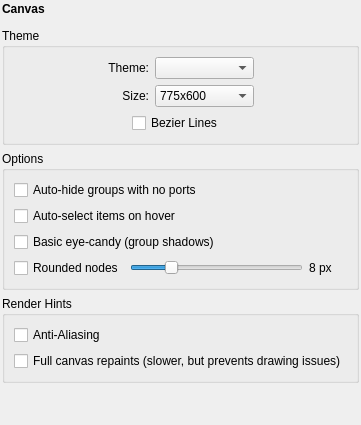
       <widget class="QWidget" name="page_canvas">
        <layout class="QVBoxLayout" name="verticalLayout_8">
         <property name="leftMargin">
          <number>2</number>
         </property>
         <property name="topMargin">
          <number>2</number>
         </property>
         <property name="rightMargin">
          <number>2</number>
         </property>
         <property name="bottomMargin">
          <number>2</number>
         </property>
         <item>
          <layout class="QHBoxLayout" name="horizontalLayout_10">
           <item>
            <widget class="QLabel" name="label_9">
             <property name="text">
              <string>&lt;b&gt;Canvas&lt;/b&gt;</string>
             </property>
             <property name="alignment">
              <set>Qt::AlignLeading|Qt::AlignLeft|Qt::AlignTop</set>
             </property>
            </widget>
           </item>
           <item>
            <spacer name="horizontalSpacer_5">
             <property name="orientation">
              <enum>Qt::Horizontal</enum>
             </property>
             <property name="sizeHint" stdset="0">
              <size>
               <width>40</width>
               <height>20</height>
              </size>
             </property>
            </spacer>
           </item>
           <item>
            <widget class="QLabel" name="label_10">
             <property name="maximumSize">
              <size>
               <width>48</width>
               <height>48</height>
              </size>
             </property>
             <property name="text">
              <string notr="true"/>
             </property>
             <property name="pixmap">
              <pixmap resource="../resources.qrc">:/scalable/canvas.svg</pixmap>
             </property>
             <property name="scaledContents">
              <bool>true</bool>
             </property>
             <property name="alignment">
              <set>Qt::AlignHCenter|Qt::AlignTop</set>
             </property>
            </widget>
           </item>
          </layout>
         </item>
         <item>
          <widget class="QGroupBox" name="group_canvas_theme">
           <property name="title">
            <string>Theme</string>
           </property>
           <layout class="QGridLayout" name="gridLayout_2">
            <item row="0" column="4">
             <spacer name="horizontalSpacer_6">
              <property name="orientation">
               <enum>Qt::Horizontal</enum>
              </property>
              <property name="sizeHint" stdset="0">
               <size>
                <width>40</width>
                <height>20</height>
               </size>
              </property>
             </spacer>
            </item>
            <item row="2" column="0" colspan="2">
             <spacer name="horizontalSpacer_8">
              <property name="orientation">
               <enum>Qt::Horizontal</enum>
              </property>
              <property name="sizeHint" stdset="0">
               <size>
                <width>80</width>
                <height>20</height>
               </size>
              </property>
             </spacer>
            </item>
            <item row="2" column="2" colspan="3">
             <widget class="QCheckBox" name="cb_canvas_bezier_lines">
              <property name="text">
               <string>Bezier Lines</string>
              </property>
             </widget>
            </item>
            <item row="0" column="3">
             <widget class="QComboBox" name="cb_canvas_theme"/>
            </item>
            <item row="0" column="1" colspan="2">
             <widget class="QLabel" name="label_canvas_theme">
              <property name="text">
               <string>Theme:</string>
              </property>
              <property name="alignment">
               <set>Qt::AlignRight|Qt::AlignTrailing|Qt::AlignVCenter</set>
              </property>
             </widget>
            </item>
            <item row="0" column="0">
             <spacer name="horizontalSpacer_7">
              <property name="orientation">
               <enum>Qt::Horizontal</enum>
              </property>
              <property name="sizeHint" stdset="0">
               <size>
                <width>40</width>
                <height>20</height>
               </size>
              </property>
             </spacer>
            </item>
            <item row="1" column="0">
             <spacer name="horizontalSpacer_15">
              <property name="orientation">
               <enum>Qt::Horizontal</enum>
              </property>
              <property name="sizeHint" stdset="0">
               <size>
                <width>40</width>
                <height>20</height>
               </size>
              </property>
             </spacer>
            </item>
            <item row="1" column="1" colspan="2">
             <widget class="QLabel" name="label_canvas_size">
              <property name="text">
               <string>Size:</string>
              </property>
              <property name="alignment">
               <set>Qt::AlignRight|Qt::AlignTrailing|Qt::AlignVCenter</set>
              </property>
             </widget>
            </item>
            <item row="1" column="3">
             <widget class="QComboBox" name="cb_canvas_size">
              <item>
               <property name="text">
                <string>775x600</string>
               </property>
              </item>
              <item>
               <property name="text">
                <string>1550x1200</string>
               </property>
              </item>
              <item>
               <property name="text">
                <string>3100x2400</string>
               </property>
              </item>
              <item>
               <property name="text">
                <string>4650x3600</string>
               </property>
              </item>
              <item>
               <property name="text">
                <string>6200x4800</string>
               </property>
              </item>
              <item>
               <property name="text">
                <string>12400x9600</string>
               </property>
              </item>
             </widget>
            </item>
            <item row="1" column="4">
             <spacer name="horizontalSpacer_16">
              <property name="orientation">
               <enum>Qt::Horizontal</enum>
              </property>
              <property name="sizeHint" stdset="0">
               <size>
                <width>40</width>
                <height>20</height>
               </size>
              </property>
             </spacer>
            </item>
           </layout>
          </widget>
         </item>
         <item>
          <widget class="QGroupBox" name="group_canvas_options">
           <property name="title">
            <string>Options</string>
           </property>
           <layout class="QVBoxLayout" name="verticalLayout_7">
            <item>
             <widget class="QCheckBox" name="cb_canvas_hide_groups">
              <property name="text">
               <string>Auto-hide groups with no ports</string>
              </property>
             </widget>
            </item>
            <item>
             <widget class="QCheckBox" name="cb_canvas_auto_select">
              <property name="text">
               <string>Auto-select items on hover</string>
              </property>
             </widget>
            </item>
            <item>
             <widget class="QCheckBox" name="cb_canvas_eyecandy">
              <property name="text">
               <string>Basic eye-candy (group shadows)</string>
              </property>
             </widget>
            </item>
            <item>
             <layout class="QHBoxLayout" name="horizontalLayout_canvas_rounded_nodes">
              <item>
               <widget class="QCheckBox" name="cb_canvas_rounded_nodes">
                <property name="text">
                 <string>Rounded nodes</string>
                </property>
               </widget>
              </item>
              <item>
               <widget class="QSlider" name="sl_canvas_node_radius">
                <property name="minimum">
                 <number>2</number>
                </property>
                <property name="maximum">
                 <number>30</number>
                </property>
                <property name="value">
                 <number>8</number>
                </property>
                <property name="orientation">
                 <enum>Qt::Horizontal</enum>
                </property>
               </widget>
              </item>
              <item>
               <widget class="QLabel" name="label_canvas_node_radius">
                <property name="minimumSize">
                 <size>
                  <width>38</width>
                  <height>0</height>
                 </size>
                </property>
                <property name="text">
                 <string>8 px</string>
                </property>
               </widget>
              </item>
             </layout>
            </item>
           </layout>
          </widget>
         </item>
         <item>
          <widget class="QGroupBox" name="group_canvas_render">
           <property name="title">
            <string>Render Hints</string>
           </property>
           <layout class="QVBoxLayout" name="verticalLayout_9">
            <item>
             <widget class="QCheckBox" name="cb_canvas_render_aa">
              <property name="text">
               <string>Anti-Aliasing</string>
              </property>
              <property name="tristate">
               <bool>true</bool>
              </property>
             </widget>
            </item>
            <item>
             <widget class="QCheckBox" name="cb_canvas_full_repaints">
              <property name="text">
               <string>Full canvas repaints (slower, but prevents drawing issues)</string>
              </property>
             </widget>
            </item>
           </layout>
          </widget>
         </item>
         <item>
          <spacer name="verticalSpacer_3">
           <property name="orientation">
            <enum>Qt::Vertical</enum>
           </property>
           <property name="sizeHint" stdset="0">
            <size>
             <width>20</width>
             <height>40</height>
            </size>
           </property>
          </spacer>
         </item>
        </layout>
       </widget>
